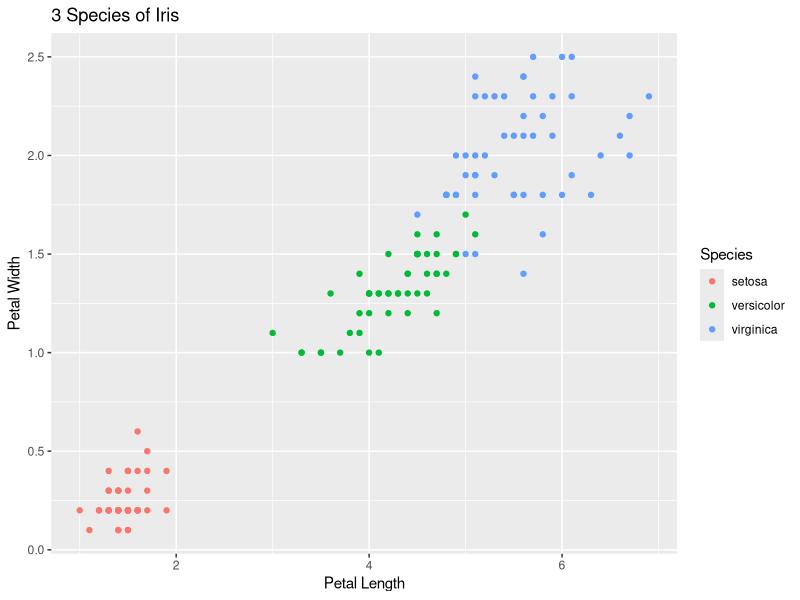
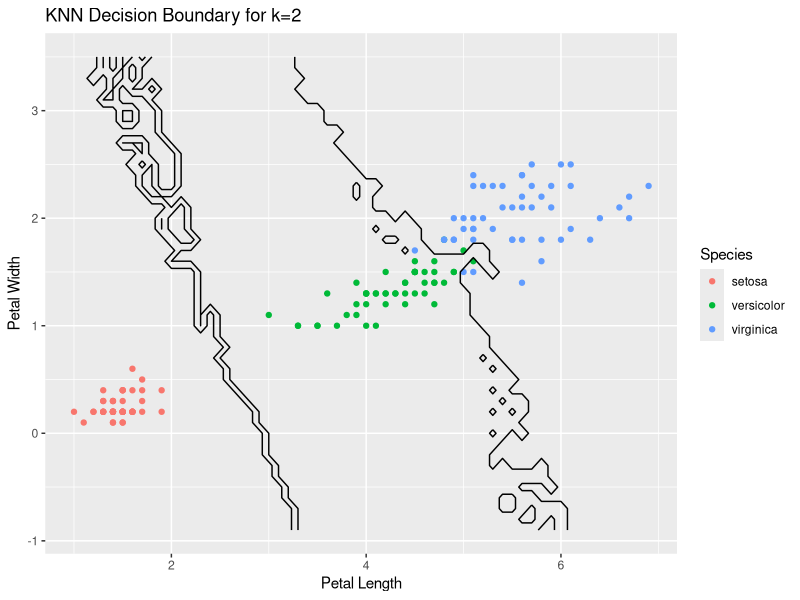
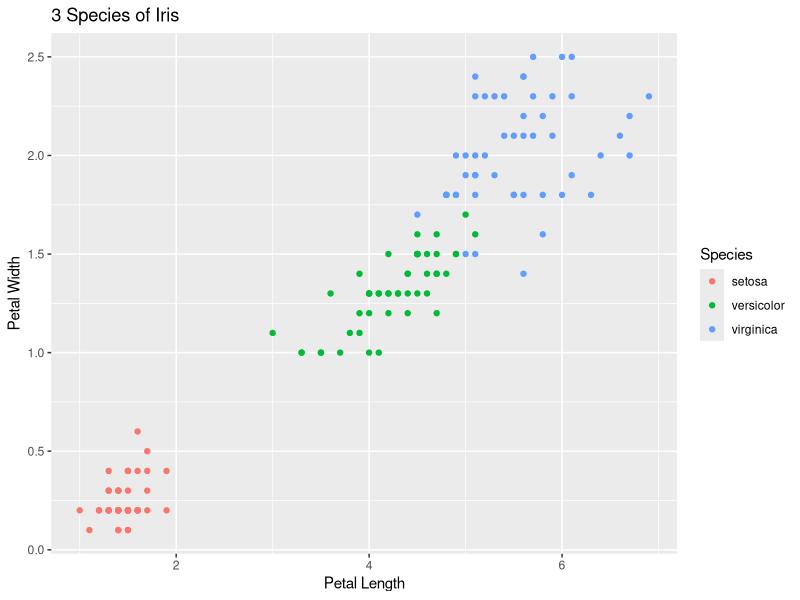
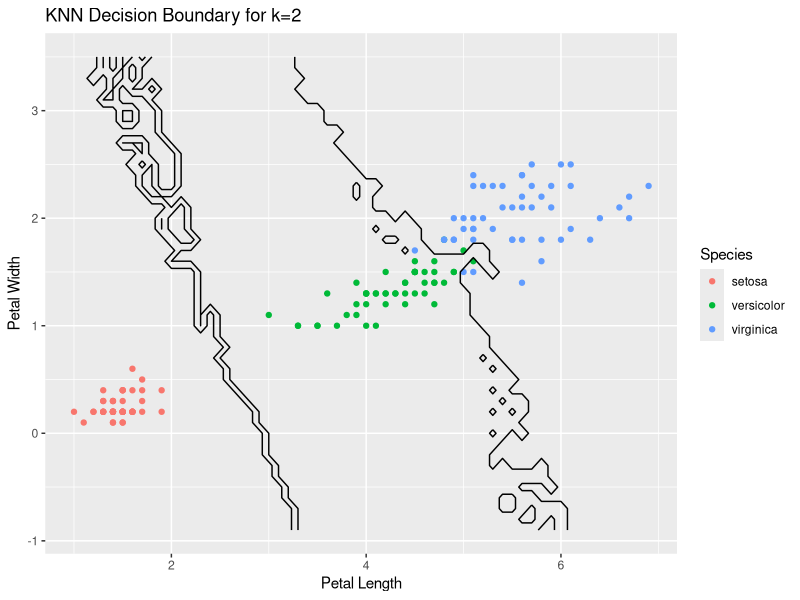

R code for these plots, in order:
## ---- chunk 1
#install.packages("class")
library(class)
library(tidyverse)
glimpse(iris)
## ---- chunk 2
ggplot(data=select(iris,Petal.Length,Petal.Width,Species)) +
  geom_point(aes(x=Petal.Length, y=Petal.Width, color=Species)) +
  labs(title = "3 Species of Iris",
       x = "Petal Length",
       y = "Petal Width")
ggsave("Plots/iris_plot_2026-01-21.pdf")
## ---- chunk 3
# Define the grid limits
x_min <- min(iris$Petal.Length) - 1
x_max <- max(iris$Petal.Length) + 1
y_min <- min(iris$Petal.Width) - 1
y_max <- max(iris$Petal.Width) + 1

# Create a grid of values by 0.1 x 0.1
grid2 <- expand.grid(Petal.Length = seq(x_min, x_max, by = 0.1),
                    Petal.Width = seq(y_min, y_max, by = 0.1))
## ---- chunk 4
# Train the KNN model and predict on the grid
predicted_species <- knn(train = iris[,3:4], test = grid2, 
                         cl = iris[,5], k = 2)

# Add predictions to the grid data
grid2$Predicted.Species <- predicted_species
## ---- chunk 5
base.plot <- ggplot(data=select(iris,Petal.Length,Petal.Width,Species)) +
  geom_point(aes(x=Petal.Length, y=Petal.Width, color=Species)) +
  labs(title = "KNN Decision Boundary for k=2",
       x = "Petal Length",
       y = "Petal Width")

# Add decision boundaries using geom_contour with the grid "data"
contour.plot <- base.plot +
  geom_contour(data = grid2, aes(x = Petal.Length, y = Petal.Width, 
                                z = as.numeric(Predicted.Species)),
               bins = 3, color = "black") 
  
print(contour.plot)
ggsave("Plots/iris_KNN.k2_2026-01-21.pdf")
